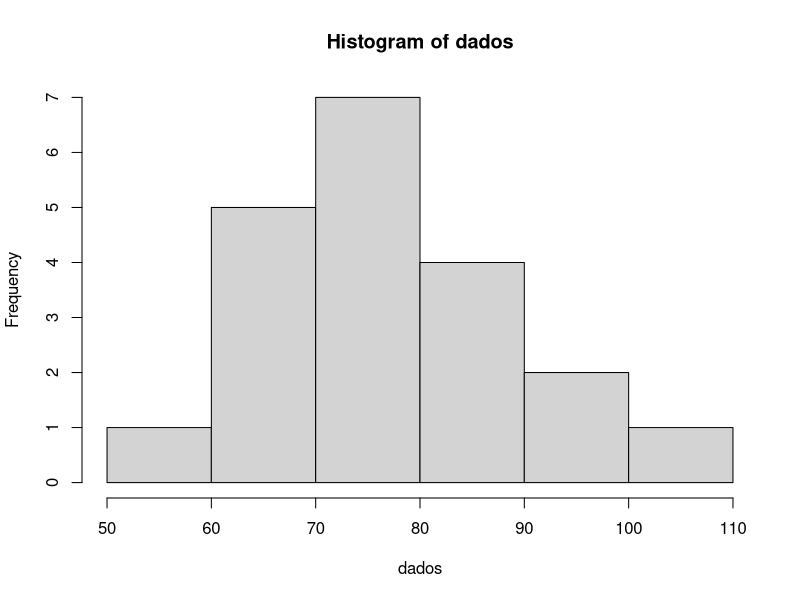
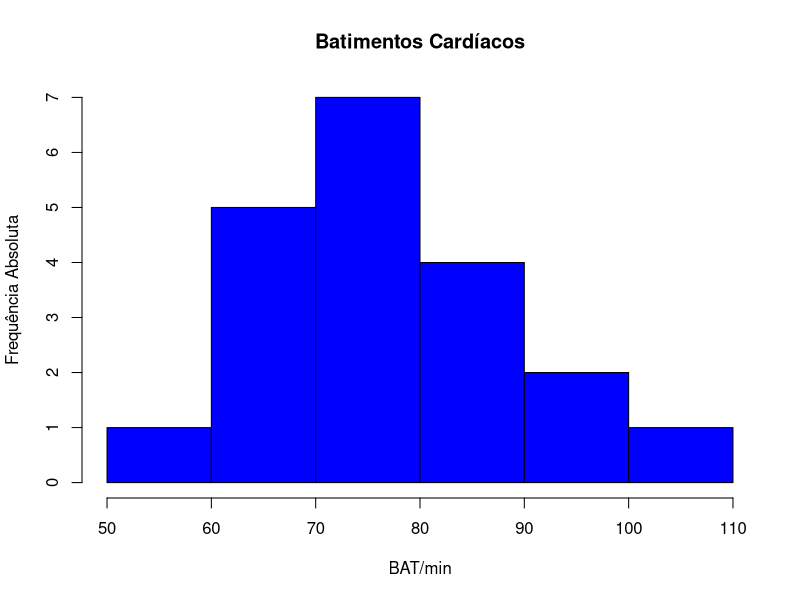
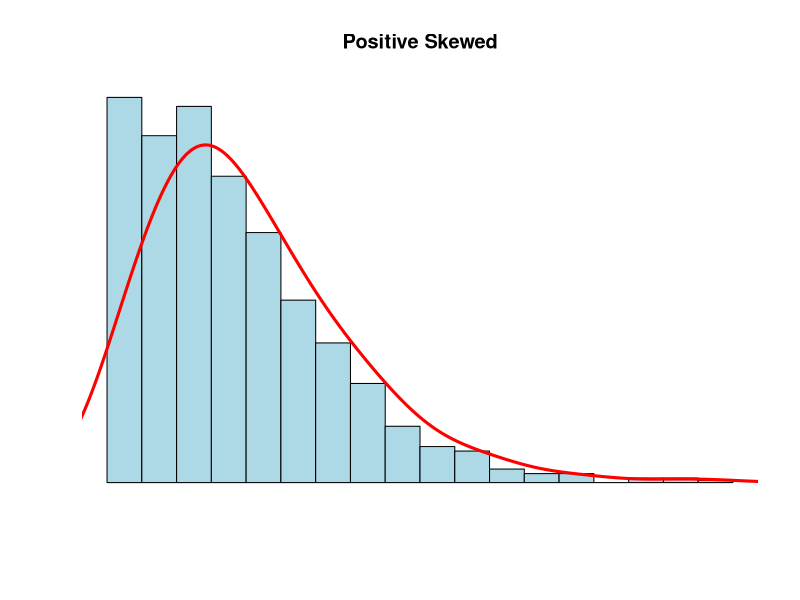
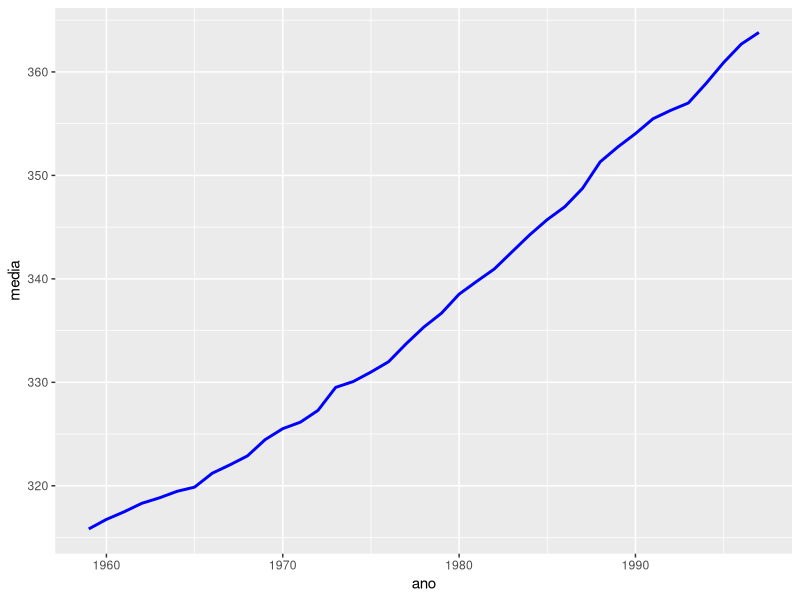
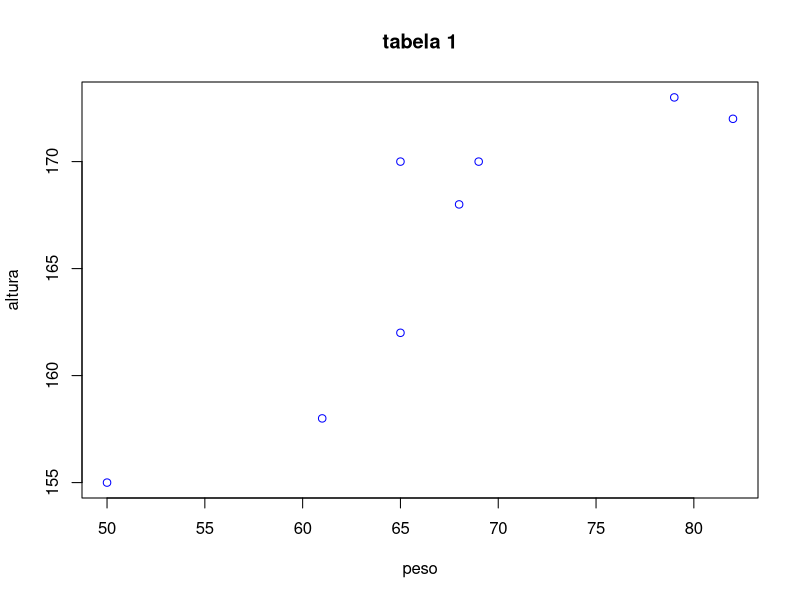

The R source for these figures, in order:
## ---- chunk 1
knitr::opts_chunk$set(echo = TRUE)
library(tidyverse)
library(readr)
frango_dieta <- read_csv("dados/brutos/frango_dieta.csv")
View(frango_dieta)
dados_co2 <- read_csv("dados/brutos/dados_co2.csv")
View(dados_co2)
library(readr)
library(readr)
tabela_1 <- read_csv("dados/brutos/tabela_1.csv", 
    col_types = cols(altura = col_number(), 
        peso = col_number()))
View(tabela_1)
library(readr)
library(readr)
library(readr)
dados_co2 <- read.csv("dados/brutos/dados_co2.csv")

dados_co2 %>% View()
library(readr)
dados_co2_tidy <- read_csv("dados/tidy/dados_co2_tidy.csv")
View(dados_co2_tidy)

## ---- chunk 2
dados <- c(68,70,72,58,90,110,68,70,72,80,
             80,67,90,94,100,80,75,79,84,90)
  (110:58)

## ---- chunk 3
hist(dados)
hist(dados, ylab = "Frequência Absoluta", xlab = "BAT/min", col = "blue",bolder = FALSE, main = "Batimentos Cardíacos")

## ---- chunk 4
mean(frango_dieta$peso)
## ---- chunk 5
sd(frango_dieta$peso)
## ---- chunk 6
#---------------------------------------------------------
N <- 1000
x <- rnbinom(N, 4, .5)
hist(
x,
xlim = c(min(x), max(x)),
probability = T,
nclass = max(x) - min(x) + 1,
col = 'lightblue', xlab = ' ', ylab = ' ', axes = F,
main = 'Positive Skewed'
)
lines(density(x, bw = 1), col = 'red', lwd = 3)
#---------------------------------------------------------

## ---- chunk 7
dados_co2 %>%                
  pivot_longer(
    1:13,                
    names_to = "ano",    
    values_to = "co2" 
  )

## ---- chunk 8
dados_co2_tidy <- dados_co2 %>%  
  pivot_longer(
    !ano,
    names_to = "mes",
    values_to = "ppm"
  )
## ---- chunk 9
co2_tidy <-  read_csv("dados/tidy/dados_co2_tidy.csv")
View(co2_tidy)

co2_tidy %>% glimpse()

## ---- chunk 10
#-------------------------------------------
co2_tidy %>% # conjunto de dados
group_by(ano) %>% # agrupa por ano
summarise(media = round(mean(ppm), 2)) %>% # calcula a média da variavel ppm em cada grupo
ggplot(aes(ano, media, group = 1)) + # cria o gráfico
geom_line(color = "blue", size = 1)
#-------------------------------------------
## ---- chunk 11
tibble(
  nome = c("Ana", "Ludimilla", "Cristina", "Tereza", "Patrícia", "Mariana", "Ana Paula", "Dirce"),
  altura = c("155", "158", "162", "168", "170", "170", "172", "173"),
  peso = c("50", "61", "65", "68", "69", "65", "82", "79")
)
## ---- chunk 12
plot(tabela_1$"peso", tabela_1$"altura" , col = "blue", xlab = "peso", ylab = "altura", main = "tabela 1")
